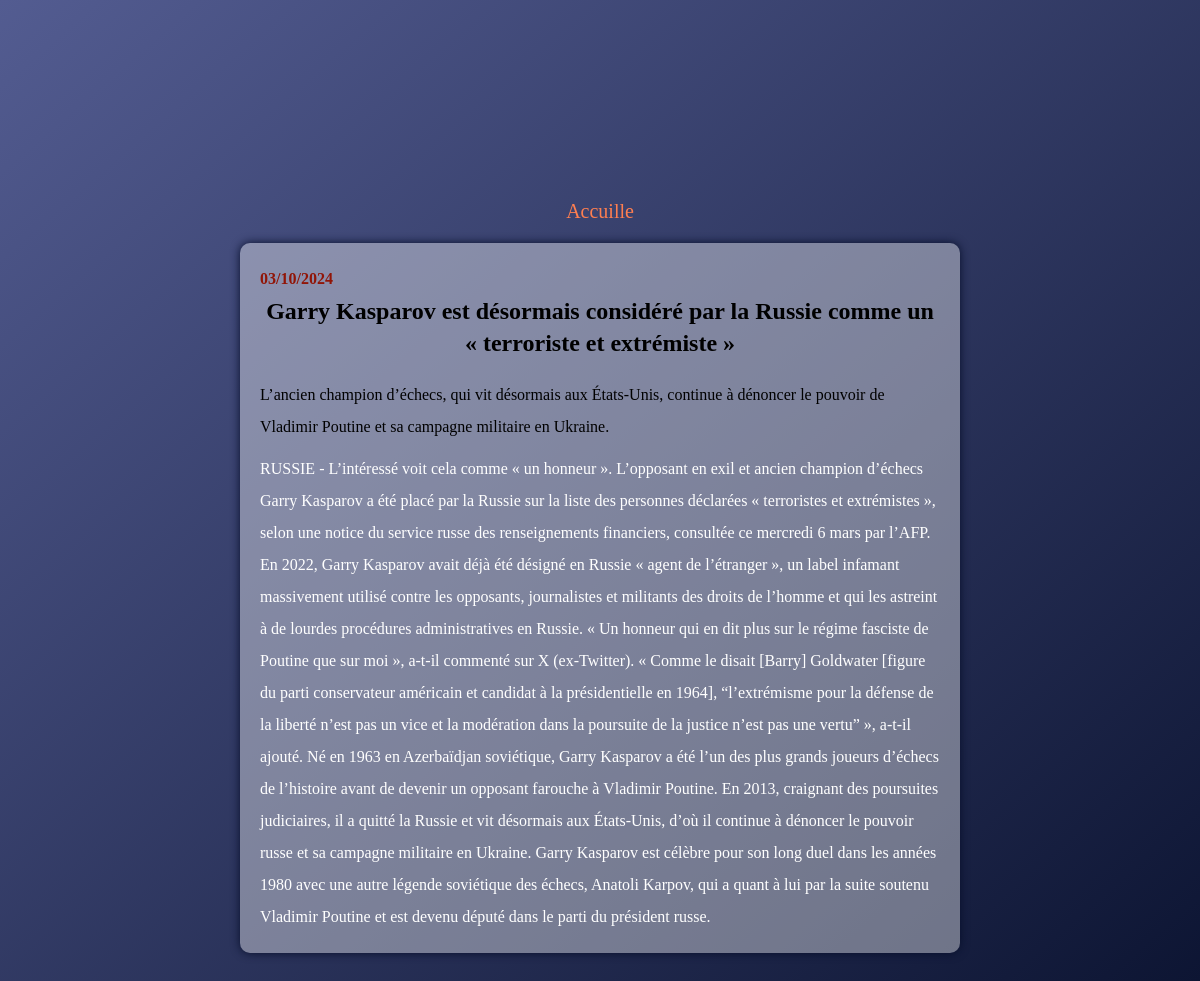
Screenshot of /post?post_id=10 with the database file from the repository.
### content/models.py (models this page shows, shortened)
class Article(models.Model):
    url_content = models.ForeignKey(Url_content, on_delete = models.CASCADE)
    title = models.CharField(max_length=200)
    article_chapo = models.CharField(max_length=300)
    content = models.TextField()

### content/views.py (the view)
# urls.py: path('post', views.post, name='post')
def post(request):
    article_id= request.GET['post_id']
    article = Article.objects.get(id=article_id)
    context = {'article': article}
    return render(request, 'index.html', context)

### templates/index.html (shortened to what this page needs)
{% load static %}
<!DOCTYPE html>
<html lang="en">
<head>
    <link rel="stylesheet" href="{% static 'styles.css' %}">
</head>
<body>
    <div class="container">
        <div class="container-button">
                <div class="button-click">
                    <a href="{% url 'index' %}" style="text-decoration: none; color: coral; font-size: 20px;">Accuille</a>
                </div>
        </div>
        <div class="article-container">
            <div class="date" >
                <h4>03/10/2024</h4>
            </div>
            <div class="article-title">
                <h2>{{article.title}}</h2>
            </div>
            <div class="article-shapo">
                <p>{{article.article_chapo}}</p>
            </div>
            <div class="article-content">
                <p>{{article.content}}</p>
            </div>
        </div>
    </div>
</body>
</html>

### static/styles.css (style rules this page uses)
* { margin: 0; padding: 0; box-sizing: border-box; }
body { background: linear-gradient(139deg, #535C91, #070F2B); }
.container { display: flex; flex-wrap: wrap; margin: 200px auto; width: 60%; gap: 20px; justify-content: center; }
.container-button { width: 100%; text-align: center; flex: none; }
.date { color: rgb(145, 21, 7); }
.article-container { display: block; background: rgba(255, 255, 255, 0.385); padding: 20px; border-radius: 10px; box-shadow: 0 0 10px #070F2B; line-height: 2em; }
.article-title { text-align: center; color: black; margin-bottom: 20px; }
.article-shapo { margin: 0px 0px 10px 0; }
.article-content { color: #fff; }

### rows the page displays
Article: title "Garry Kasparov est désormais considéré par la Russie comme un « terroriste et extrémiste »", article_chapo "L’ancien champion d’échecs, qui vit désormais aux États-Unis, continue à dénoncer le pouvoir de Vladimir Poutine et sa campagne militaire en Ukraine.", content "RUSSIE - L’intéressé voit cela comme « un honneur ». L’opposant en exil et ancien champion d’échecs Garry Kasparov a été placé par la Russie sur la liste des personnes déclarées « terroristes et extrémistes », selon une notice du service russe des renseignements financiers, consultée ce mercredi 6 mars par l’AFP. En 2022, Garry Kasparov avait déjà été désigné en Russie « agent de l’étranger », un label infamant massivement utilisé contre les opposants, journalistes et militants des droits de l’homme et qui les astreint à de lourdes procédures administratives en Russie. « Un honneur qui en dit plus sur le régime fasciste de Poutine que sur moi », a-t-il commenté sur X (ex-Twitter). « Comme…"
